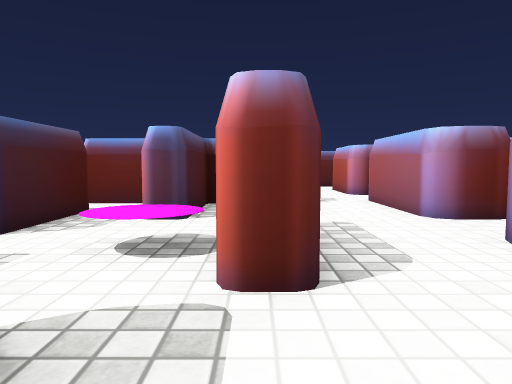
view 1 (above)

24 first-person views from a walk through a Unity game level. The camera is 0.68 m above the floor, tilts 4° down and sees 70° across. The floor is counted in squares, 1 m on a side. Each view is taken from the middle of a square. On the plan, view 1 faces up. The plan holds only what a view shows up to about 11 squares ahead; the rest is blank. The player is left out. Some surface patterns are stand-ins.

view 2
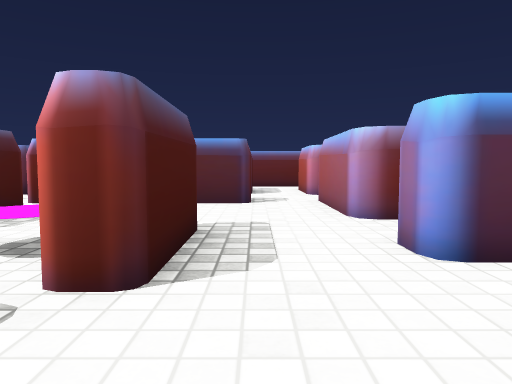

view 3
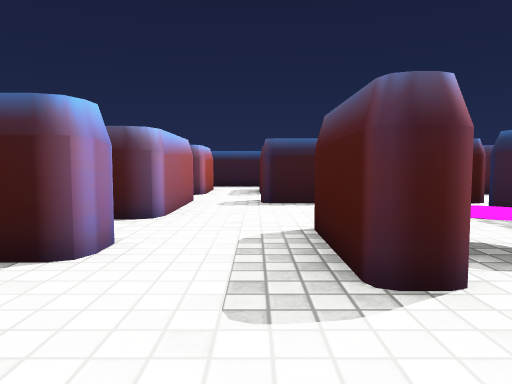

view 4
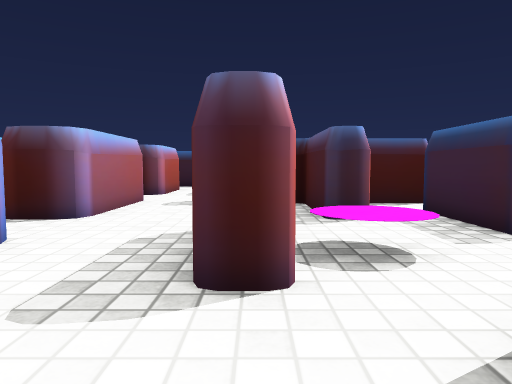

view 5
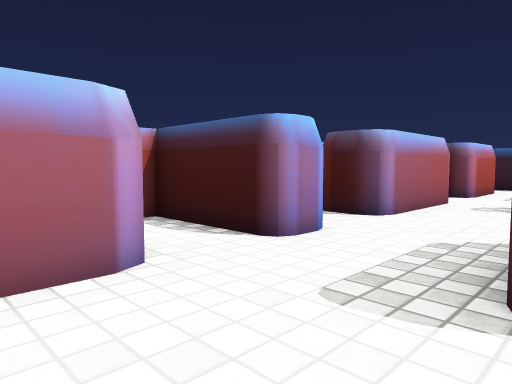

view 6
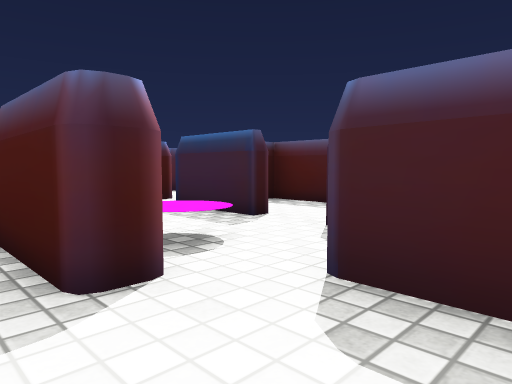

view 7
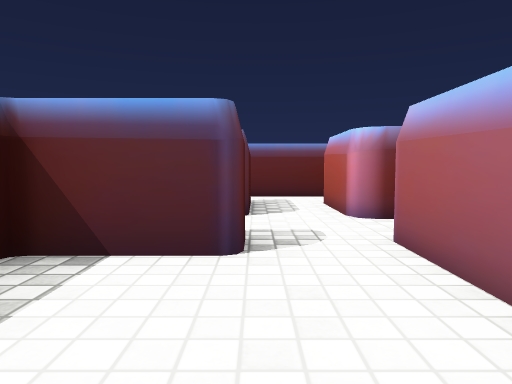

view 8
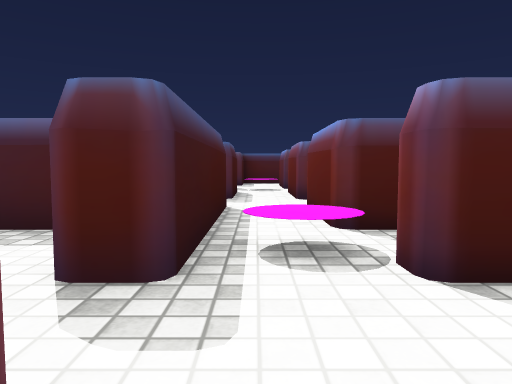

view 9
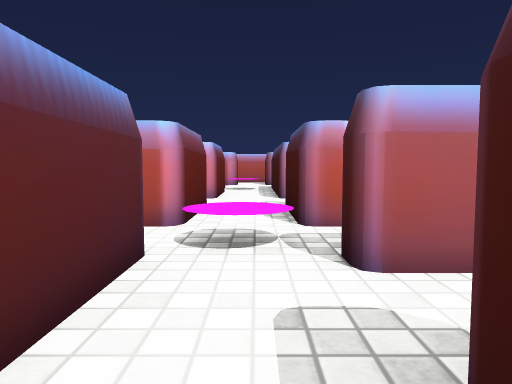

view 10
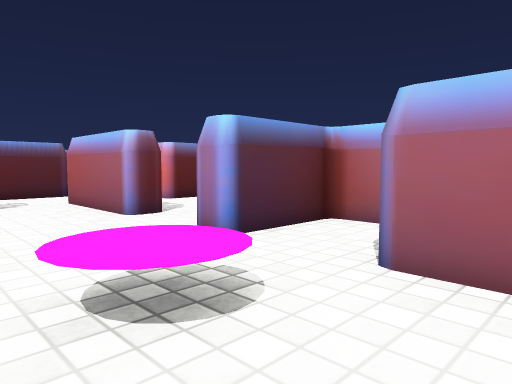

view 11
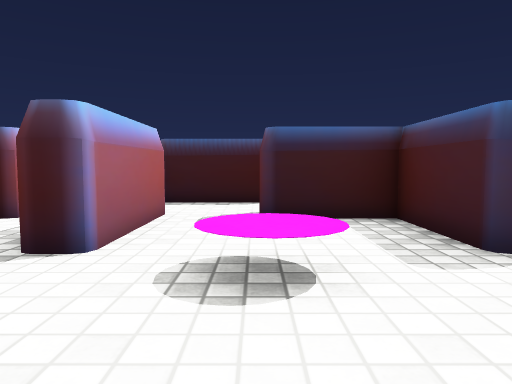

view 12
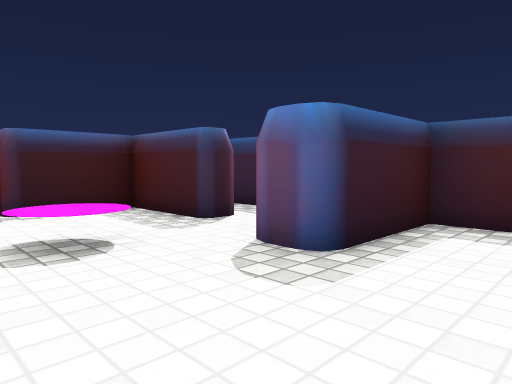

view 13
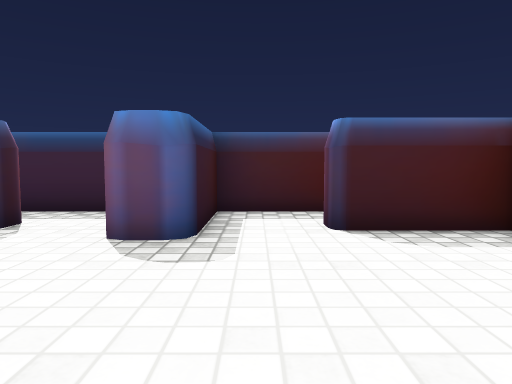

view 14
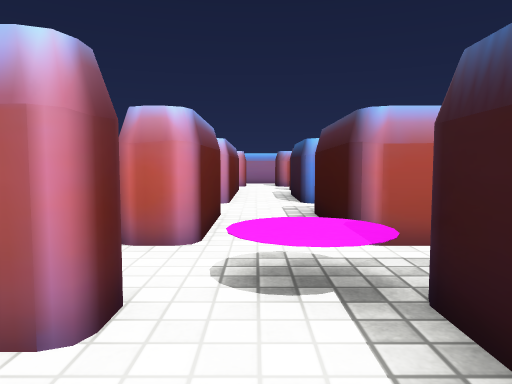

view 15
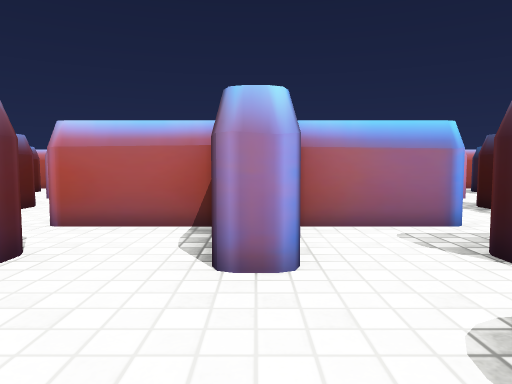

view 16
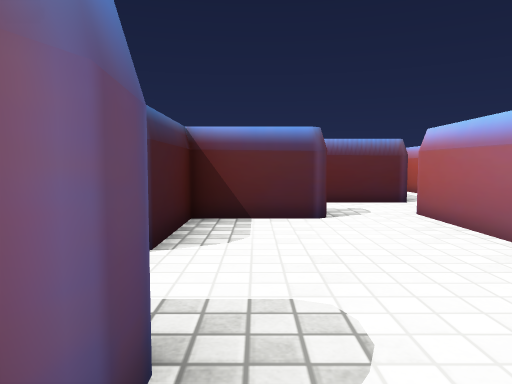

view 17
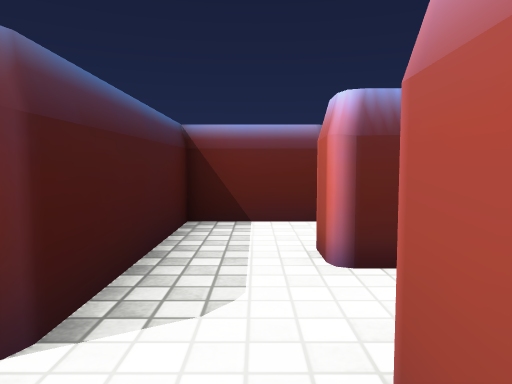

view 18
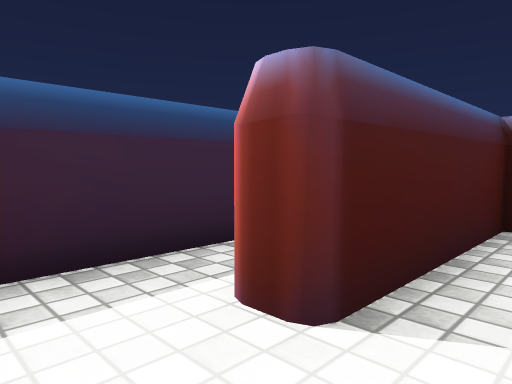

view 19
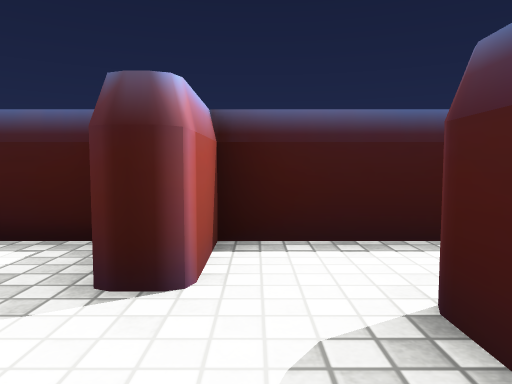

view 20
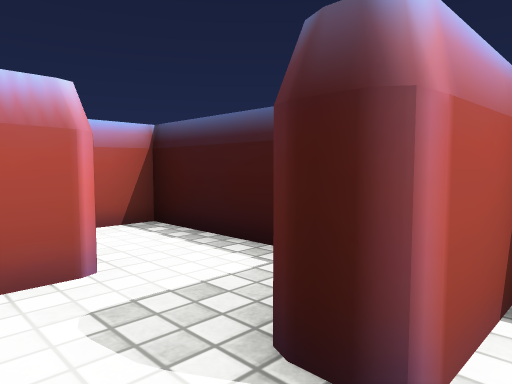

view 21
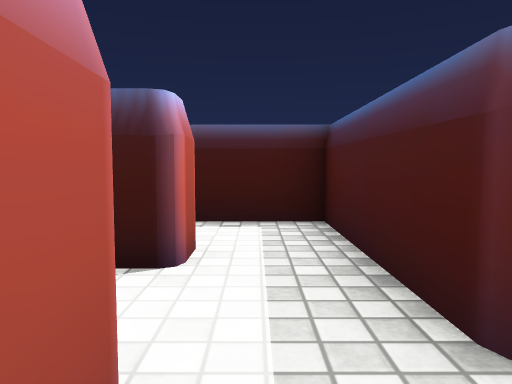

view 22
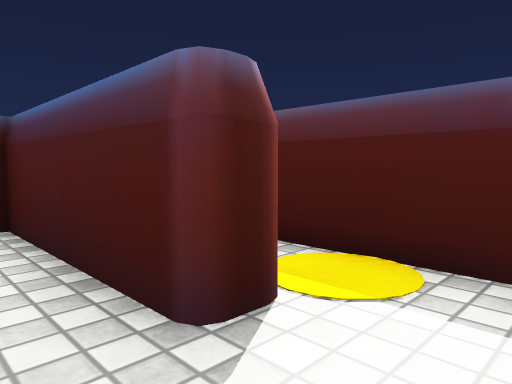

view 23
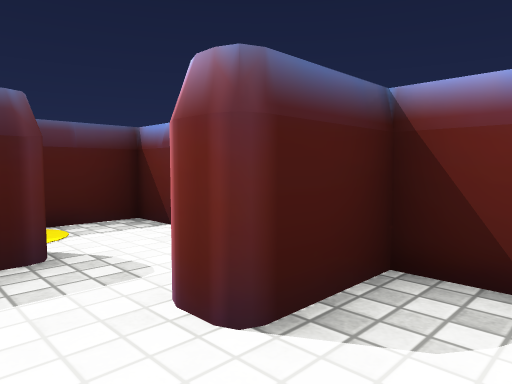

view 24
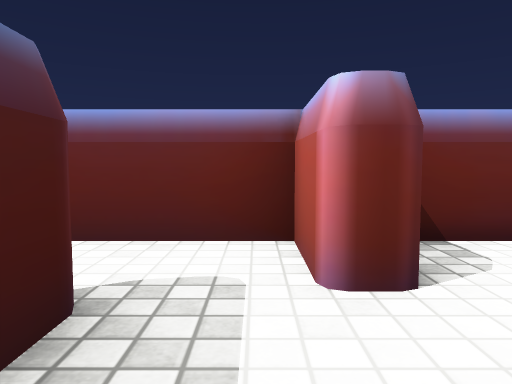

### Floor plan
Key: @ floor where view 1 was taken; # wall or solid block; . floor; O other object.
Columns run from 14 left of view 1 to 5 right of it. Each row starts with its distance up from view 1.
 13  O####         OOO
 12 O...#. #       ..
 11 O.O.#.O#       O.O
 10 O.O...O#     O OO
  9   O.OOO###.OOO.OOO
  8   O...............
  7   OOO.OOOO.OOOOOO
  6   O...O... O.O..O
  5 O.O...OO   O.O..OO
  4 #......O   O..O....#
  3 ###...OO  ....O..###
  2 #......O O.O..O...
  1 #.O...OO O O.O..OO
  0 #.O...O... ..O@.O
 -1   OOO.OOOO.OOOOOO
 -2   O..............
 -3   O.OOO###.OOO.OOO
 -4 #.O...O#       OO
 -5 #.O.#.O#       O.O
 -6 O...#..#        .
 -7  O######        OO

Positions as (right, up) in squares from view 1, and headings:
1: (0, 0), facing up
2: (1, 0), facing up
3: (1, 6), facing down
4: (0, 6), facing down
5: (0, 6), facing down-right
6: (1, 6), facing down-left
7: (1, 4), facing up
8: (3, 8), facing left
9: (-11, 8), facing right
10: (-11, 0), facing up-right
11: (-10, 4), facing down
12: (-9, 5), facing down-left
13: (-8, 4), facing left
14: (-10, -2), facing right
15: (-11, 3), facing right
16: (-11, 2), facing up
17: (-11, -6), facing up
18: (-11, -6), facing up-left
19: (-11, -3), facing down
20: (-11, -4), facing down-right
21: (-11, 12), facing down
22: (-11, 12), facing down-left
23: (-9, 10), facing up-left
24: (-11, 9), facing up
